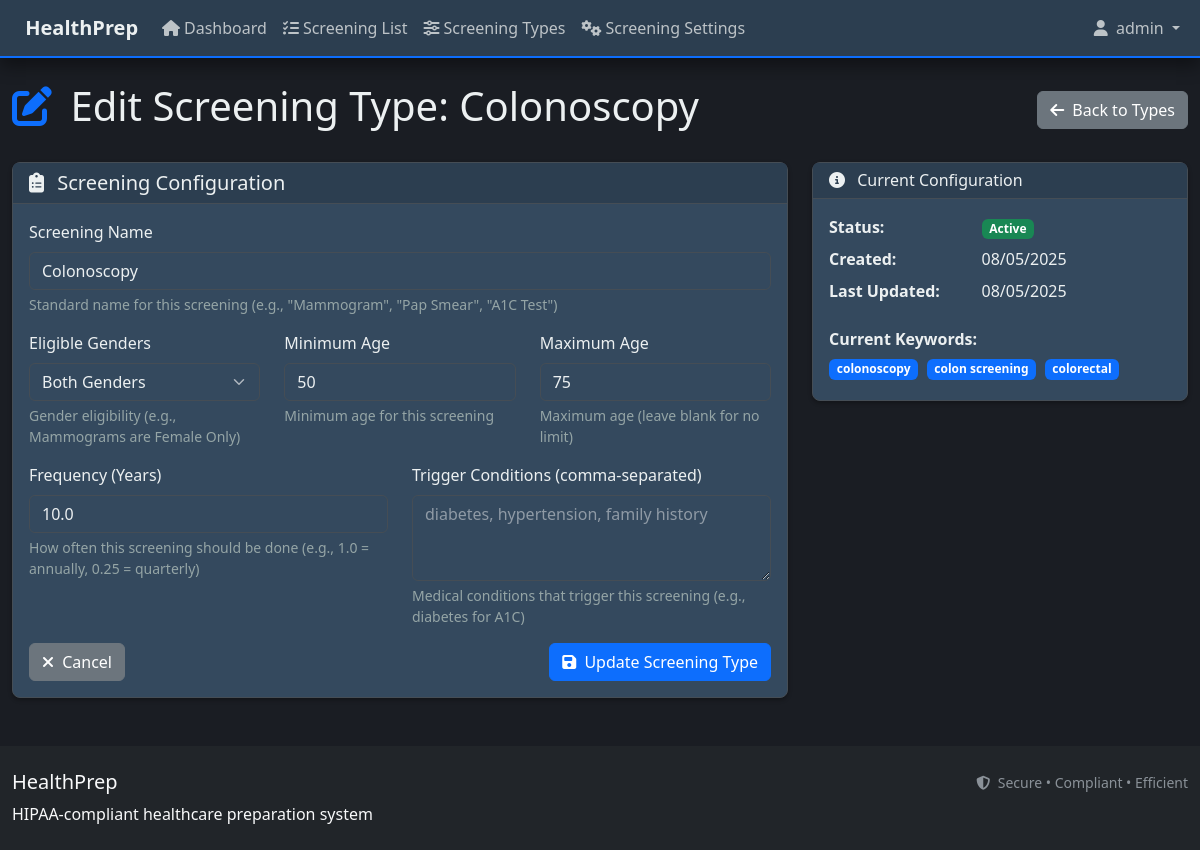
Screenshot of /screening/type/2/edit (signed in) with the database file from the repository.
### models.py (models this page shows, shortened)
class User(UserMixin, db.Model):
    __tablename__ = 'users'
    id = db.Column(db.Integer, primary_key=True)
    username = db.Column(db.String(80), unique=True, nullable=False)
    email = db.Column(db.String(120), unique=True, nullable=False)
    password_hash = db.Column(db.String(255), nullable=False)
    is_admin = db.Column(db.Boolean, default=False, nullable=False)
    created_at = db.Column(db.DateTime, default=datetime.utcnow)
    last_login = db.Column(db.DateTime)
    @property
    def is_active(self):
        return True  # All users are active by default

class ScreeningType(db.Model):
    __tablename__ = 'screening_type'
    id = db.Column(db.Integer, primary_key=True)
    name = db.Column(db.String(100), nullable=False)
    keywords = db.Column(db.Text)  # JSON string of keywords for fuzzy detection
    eligible_genders = db.Column(db.String(10), default='both')  # 'M', 'F', or 'both'
    min_age = db.Column(db.Integer)
    max_age = db.Column(db.Integer)
    frequency_years = db.Column(db.Float, nullable=False)  # Frequency in years (can be fractional like 0.25 for 3 months)
    trigger_conditions = db.Column(db.Text)  # JSON string of conditions that modify screening protocols
    is_active = db.Column(db.Boolean, default=True)
    created_at = db.Column(db.DateTime, default=datetime.utcnow)
    updated_at = db.Column(db.DateTime, default=datetime.utcnow, onupdate=datetime.utcnow)
    screenings = db.relationship('Screening', backref='screening_type', lazy=True)
    @property
    def keywords_list(self):
        if not self.keywords:
            return []
        try:
            return json.loads(self.keywords)
        except:
            return [kw.strip() for kw in self.keywords.split(',') if kw.strip()]
    @property
    def trigger_conditions_list(self):
        if not self.trigger_conditions:
            return []
        try:
            return json.loads(self.trigger_conditions)
        except:
            return [cond.strip() for cond in self.trigger_conditions.split(',') if cond.strip()]

### routes/screening_routes.py (the view, shortened to what this page needs)
@screening_bp.route('/type/<int:type_id>/edit', methods=['GET', 'POST'])
@login_required
def edit_screening_type(type_id):
    try:
        screening_type = ScreeningType.query.get_or_404(type_id)
        form = ScreeningTypeForm(obj=screening_type)
        if not request.method == 'POST':  # Only populate on GET request
            form.eligible_genders.data = screening_type.eligible_genders
            form.frequency_years.data = screening_type.frequency_years
            if screening_type.trigger_conditions_list:
                form.trigger_conditions.data = ','.join(screening_type.trigger_conditions_list)
        return render_template('screening/edit_screening_type.html',
                             form=form, screening_type=screening_type)
    except Exception as e:
        logger.error(f"Error editing screening type: {str(e)}")
        flash('Error editing screening type', 'error')
        return redirect(url_for('screening.screening_types'))

### templates/screening/edit_screening_type.html (shortened to what this page needs)
{% extends 'base_user.html' %}
{% block extra_css %}
<link href="{{ url_for('static', filename='css/keyword_modal.css') }}" rel="stylesheet">
{% endblock %}
{% block content %}
<div class="d-flex justify-content-between align-items-center mb-4">
    <h1>
        <i class="fas fa-edit me-2 text-primary"></i>
        Edit Screening Type: {{ screening_type.name }}
    </h1>
    <a href="{{ url_for('screening.screening_types') }}" class="btn btn-secondary">
        <i class="fas fa-arrow-left me-1"></i>
        Back to Types
    </a>
</div>
<div class="row">
    <div class="col-lg-8">
        <div class="card">
            <div class="card-header">
                <h5 class="mb-0">
                    <i class="fas fa-clipboard-list me-2"></i>
                    Screening Configuration
                </h5>
            </div>
            <div class="card-body">
                <form method="POST">
                    <div class="row">
                        <div class="col-md-12">
                            <div class="mb-3">
                                {{ form.name.label(class="form-label") }}
                                {{ form.name(class="form-control") }}
                                <div class="form-text">
                                    Standard name for this screening (e.g., "Mammogram", "Pap Smear", "A1C Test")
                                </div>
                            </div>
                        </div>
                    </div>
                    <div class="row">
                        <div class="col-md-4">
                            <div class="mb-3">
                                {{ form.eligible_genders.label(class="form-label") }}
                                {{ form.eligible_genders(class="form-select") }}
                                <div class="form-text">
                                    Gender eligibility (e.g., Mammograms are Female Only)
                                </div>
                            </div>
                        </div>
                        <div class="col-md-4">
                            <div class="mb-3">
                                {{ form.min_age.label(class="form-label") }}
                                {{ form.min_age(class="form-control") }}
                                <div class="form-text">
                                    Minimum age for this screening
                                </div>
                            </div>
                        </div>
                        <div class="col-md-4">
                            <div class="mb-3">
                                {{ form.max_age.label(class="form-label") }}
                                {{ form.max_age(class="form-control") }}
                                <div class="form-text">
                                    Maximum age (leave blank for no limit)
                                </div>
                            </div>
                        </div>
                    </div>
                    <div class="row">
                        <div class="col-md-6">
                            <div class="mb-3">
                                {{ form.frequency_years.label(class="form-label") }}
                                {{ form.frequency_years(class="form-control") }}
                                <div class="form-text">
                                    How often this screening should be done (e.g., 1.0 = annually, 0.25 = quarterly)
                                </div>
                            </div>
                        </div>
                        <div class="col-md-6">
                            <div class="mb-3">
                                {{ form.trigger_conditions.label(class="form-label") }}
                                {{ form.trigger_conditions(class="form-control", rows="3") }}
                                <div class="form-text">
                                    Medical conditions that trigger this screening (e.g., diabetes for A1C)
                                </div>
                            </div>
                        </div>
                    </div>
                    <div class="d-flex justify-content-between">
                        <a href="{{ url_for('screening.screening_types') }}" class="btn btn-secondary">
                            <i class="fas fa-times me-1"></i>
                            Cancel
                        </a>
                        <button type="submit" class="btn btn-primary">
                            <i class="fas fa-save me-1"></i>
                            Update Screening Type
                        </button>
                    </div>
                </form>
            </div>
        </div>
    </div>
    <div class="col-lg-4">
        <div class="card">
            <div class="card-header">
                <h6 class="mb-0">
                    <i class="fas fa-info-circle me-2"></i>
                    Current Configuration
                </h6>
            </div>
            <div class="card-body">
                <dl class="row">
                    <dt class="col-5">Status:</dt>
                    <dd class="col-7">
                        {% if screening_type.is_active %}
                            <span class="badge bg-success">Active</span>
                        {% else %}
                            <span class="badge bg-secondary">Inactive</span>
                        {% endif %}
                    </dd>
                    <dt class="col-5">Created:</dt>
                    <dd class="col-7">{{ screening_type.created_at.strftime('%m/%d/%Y') if screening_type.created_at }}</dd>
                    <dt class="col-5">Last Updated:</dt>
                    <dd class="col-7">{{ screening_type.updated_at.strftime('%m/%d/%Y') if screening_type.updated_at }}</dd>
                </dl>
                {% if screening_type.keywords_list %}
                <div class="mt-3">
                    <strong>Current Keywords:</strong>
                    <div class="mt-1">
                        {% for keyword in screening_type.keywords_list %}
                        <span class="badge bg-primary me-1 mb-1">{{ keyword }}</span>
                        {% endfor %}
                    </div>
                </div>
                {% endif %}
            </div>
        </div>
    </div>
</div>
{% endblock %}

### templates/base_user.html (shortened to what this page needs)
<!DOCTYPE html>
<html lang="en" data-bs-theme="dark">
<head>
    <link href="https://cdn.jsdelivr.net/npm/bootstrap@5.3.0/dist/css/bootstrap.min.css" rel="stylesheet">
    <link href="https://cdnjs.cloudflare.com/ajax/libs/font-awesome/6.4.0/css/all.min.css" rel="stylesheet">
    <link href="{{ url_for('static', filename='css/custom.css') }}" rel="stylesheet">
    <link href="{{ url_for('static', filename='css/medical_terminology_ui.css') }}" rel="stylesheet">
    <link href="{{ url_for('static', filename='css/loading-states.css') }}" rel="stylesheet">
    {% block extra_css %}{% endblock %}
</head>
<body>
    <nav class="navbar navbar-expand-lg navbar-dark bg-primary">
        <div class="container">
            <a class="navbar-brand" href="{{ url_for('ui.dashboard') }}">
                HealthPrep
            </a>
            <div class="collapse navbar-collapse" id="navbarNav">
                <ul class="navbar-nav me-auto">
                    <li class="nav-item">
                        <a class="nav-link" href="{{ url_for('ui.dashboard') }}">
                            <i class="fas fa-home me-1"></i>Dashboard
                        </a>
                    </li>
                    <li class="nav-item">
                        <a class="nav-link" href="{{ url_for('screening.screening_list', view='list') }}">
                            <i class="fas fa-list-check me-1"></i>Screening List
                        </a>
                    </li>
                    <li class="nav-item">
                        <a class="nav-link" href="{{ url_for('screening.screening_list', view='types') }}">
                            <i class="fas fa-sliders-h me-1"></i>Screening Types
                        </a>
                    </li>
                    <li class="nav-item">
                        <a class="nav-link" href="{{ url_for('screening.screening_list', view='settings') }}">
                            <i class="fas fa-cogs me-1"></i>Screening Settings
                        </a>
                    </li>
                </ul>
                <ul class="navbar-nav">
                    {% if current_user.is_authenticated %}
                        <li class="nav-item dropdown">
                            <a class="nav-link dropdown-toggle" href="#" id="userDropdown" role="button" data-bs-toggle="dropdown">
                                <i class="fas fa-user me-1"></i> {{ current_user.username }}
                            </a>
                        </li>
                    {% else %}
                        <li class="nav-item">
                            <a class="nav-link" href="{{ url_for('auth.login') }}">
                                <i class="fas fa-sign-in-alt me-1"></i> Login
                            </a>
                        </li>
                    {% endif %}
                </ul>
            </div>
        </div>
    </nav>
    <main class="container my-4">
        {% block content %}{% endblock %}
    </main>
    <footer class="bg-dark text-light py-4 mt-5">
        <div class="container">
            <div class="row">
                <div class="col-md-6">
                    <h5>HealthPrep</h5>
                    <p class="mb-0">HIPAA-compliant healthcare preparation system</p>
                </div>
                <div class="col-md-6 text-end">
                    <small class="text-muted">
                        <i class="fas fa-shield-alt me-1"></i>
                        Secure • Compliant • Efficient
                    </small>
                </div>
            </div>
        </div>
    </footer>
</body>
</html>

### rows the page displays
User: username "admin"
ScreeningType: name "Colonoscopy", eligible_genders "Both Genders", min_age "50", max_age "75", frequency_years "10.0", created_at "08/05/2025", updated_at "08/05/2025"

### other values shown
{{ keyword }} "colonoscopy" "colon screening" "colorectal"
